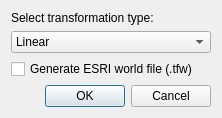
<?xml version="1.0" encoding="UTF-8"?>
<ui version="4.0">
 <class>QgsTransformOptionsDialog</class>
 <widget class="QDialog" name="QgsTransformOptionsDialog">
  <property name="geometry">
   <rect>
    <x>0</x>
    <y>0</y>
    <width>222</width>
    <height>113</height>
   </rect>
  </property>
  <property name="windowTitle">
   <string>Dialog</string>
  </property>
  <layout class="QVBoxLayout" name="verticalLayout">
   <item>
    <widget class="QLabel" name="label">
     <property name="text">
      <string>Select transformation type:</string>
     </property>
    </widget>
   </item>
   <item>
    <widget class="QComboBox" name="cbxTransformType">
     <item>
      <property name="text">
       <string>Linear</string>
      </property>
     </item>
     <item>
      <property name="text">
       <string>Polynomial 1</string>
      </property>
     </item>
     <item>
      <property name="text">
       <string>Polynomial 2</string>
      </property>
     </item>
     <item>
      <property name="text">
       <string>Polynomial 3</string>
      </property>
     </item>
     <item>
      <property name="text">
       <string>Thin plate spline (TPS)</string>
      </property>
     </item>
    </widget>
   </item>
   <item>
    <widget class="QCheckBox" name="cbGenerateWorldFile">
     <property name="text">
      <string>Generate ESRI world file (.tfw)</string>
     </property>
    </widget>
   </item>
   <item>
    <widget class="QDialogButtonBox" name="buttonBox">
     <property name="orientation">
      <enum>Qt::Horizontal</enum>
     </property>
     <property name="standardButtons">
      <set>QDialogButtonBox::Cancel|QDialogButtonBox::Ok</set>
     </property>
    </widget>
   </item>
  </layout>
 </widget>
 <resources/>
 <connections>
  <connection>
   <sender>buttonBox</sender>
   <signal>accepted()</signal>
   <receiver>QgsTransformOptionsDialog</receiver>
   <slot>accept()</slot>
   <hints>
    <hint type="sourcelabel">
     <x>248</x>
     <y>254</y>
    </hint>
    <hint type="destinationlabel">
     <x>157</x>
     <y>274</y>
    </hint>
   </hints>
  </connection>
  <connection>
   <sender>buttonBox</sender>
   <signal>rejected()</signal>
   <receiver>QgsTransformOptionsDialog</receiver>
   <slot>reject()</slot>
   <hints>
    <hint type="sourcelabel">
     <x>316</x>
     <y>260</y>
    </hint>
    <hint type="destinationlabel">
     <x>286</x>
     <y>274</y>
    </hint>
   </hints>
  </connection>
 </connections>
</ui>
